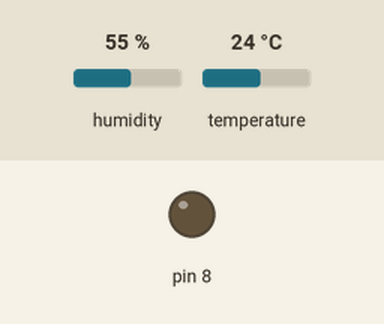
Simulated run of this sketch. Board: Arduino Uno, built with avr-gcc and run on an emulated ATmega328P. Shown: output pins drawn as LEDs (lit = HIGH). The test bench sets the inputs (shaded band); at power-on: humidity 55 %, temperature 24 °C. Storage starts empty; what the sketch prints to the serial monitor is not drawn.

Above: at 27.5 s.
At 57.5 s:
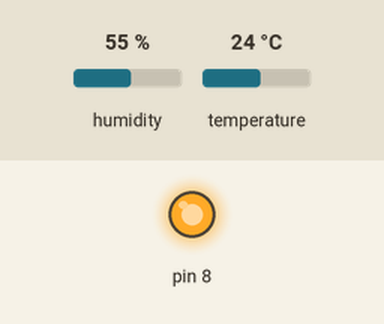
Timing chart, 0 to 78.1 s (numbered marks = the images above):
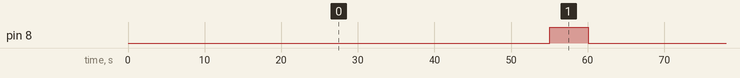

Measured:
- by itself, pin 8: alternates HIGH for 5.0 s and LOW for 55.0 s

The sketch:

humidity_DHT22_to_SD_old.ino
```cpp
// for temp sens
#include <DHT.h>
#include <Adafruit_Sensor.h>

// for SD reader
#include <SPI.h>
#include <SD.h>

#define DHTPIN 2
#define DHTTYPE DHT22

File myFile; // file to write

// Initialize DHT sensor for normal 16mhz Arduino:
DHT dht = DHT(DHTPIN, DHTTYPE);

// change this to match your SD shield or module, the CS pin of the SD module;
const int chipSelect = 10;

// initialise ID, will use it later to print it to file
int id = 1;

// control the push button on the proto board
const int buttonPin = 1;
int buttonPushCounter = 0;   // counter for the number of button presses
int buttonState = 0;         // current state of the button
int lastButtonState = 0;     // previous state of the button


void setup()
{
  // control the led on the proto board
  pinMode(8, OUTPUT);

  // initialize the pushbutton pin as an input:
  pinMode(buttonPin, INPUT);

  // Begin serial communication at a baud rate of 9600:
  Serial.begin(9600);
  // Setup sensor:
  dht.begin();

  // initialise SD card
  Serial.print("Initializing SD card...");

  if (!SD.begin()) {
    Serial.println("initialization failed!");
    return;
  }
  Serial.println("initialization done.");

  // initialise file with headers
  myFile = SD.open("data.txt", FILE_WRITE);

  // if the file opened okay, write to it:
  if (myFile) {
  Serial.print("Writing to file...");
  // write the headers every time the Arudino starts
  myFile.print("ID");myFile.print(",");myFile.print("Temperature");myFile.print(",");myFile.println("Humidity");

  // close the file:
  myFile.close();
  }

//  // re-open the file for reading:
//  myFile = SD.open("test.txt");
//  if (myFile) {
//    Serial.println("test.txt:");
//
//    // read from the file until there's nothing else in it:
//    while (myFile.available()) {
//      Serial.write(myFile.read());
//    }
//    // close the file:
//    myFile.close();
//    } else {
//      // if the file didn't open, print an error:
//      Serial.println("error opening test.txt");
//    }

}

void loop()
{

// // read the pushbutton input pin:
//  buttonState = digitalRead(buttonPin);
//
//  // compare the buttonState to its previous state
//  if (buttonState != lastButtonState) {
//    // if the state has changed, increment the counter
//    if (buttonState == HIGH) {
//      // if the current state is HIGH then the button went from off to on:
//      buttonPushCounter++;
//      Serial.println("on");
//      Serial.print("number of button pushes: ");Serial.println(buttonPushCounter);
//    } else {
//      // if the current state is LOW then the button went from on to off:
//      Serial.println("off");
//    }
//    // Delay a little bit to avoid bouncing
//    delay(50);
//  }
//  // save the current state as the last state, for next time through the loop
//  lastButtonState = buttonState;
//

  // Take measurements and write them onto the SD every 1 minute (55 sec + 5 sec of led light)
  delay(55000);

  // Read the humidity (in %)
  float h = dht.readHumidity();
  // Read the temperature (in Celsius)
  float t = dht.readTemperature();

  // Check if everything's good with the reading from the DHT22:
  if (isnan(h) || isnan(t)) {
    Serial.println("Failed to read from DHT sensor!");
    return;
  }

//  // Debug on serial
//  Serial.print("Humidity: ");
//  Serial.print(h);
//  Serial.print("%\n");
//  Serial.print("Temperature: ");
//  Serial.print(t);
//  Serial.print("\n");

 // turn the red led on for 5 seconds and then write
  digitalWrite(8, HIGH);
  delay(5000);

  // write on the txt the temperature and humidity taken from the sensor every minute
  myFile = SD.open("data.txt", FILE_WRITE);

  // if the file opened okay, write to it:
  if (myFile) {
  //Serial.print("Writing to file...");
  myFile.print(id);myFile.print(",");myFile.print(t);myFile.print(",");myFile.println(h);

  // close the file:
  myFile.close();


  // turn the red led off
  digitalWrite(8, LOW);

  // increase ID
  id ++;

  //Serial.println("done.");
  } //else {
  // if the file didn't open, print an error:
  //Serial.println("error opening the file");
  //}
}
```
